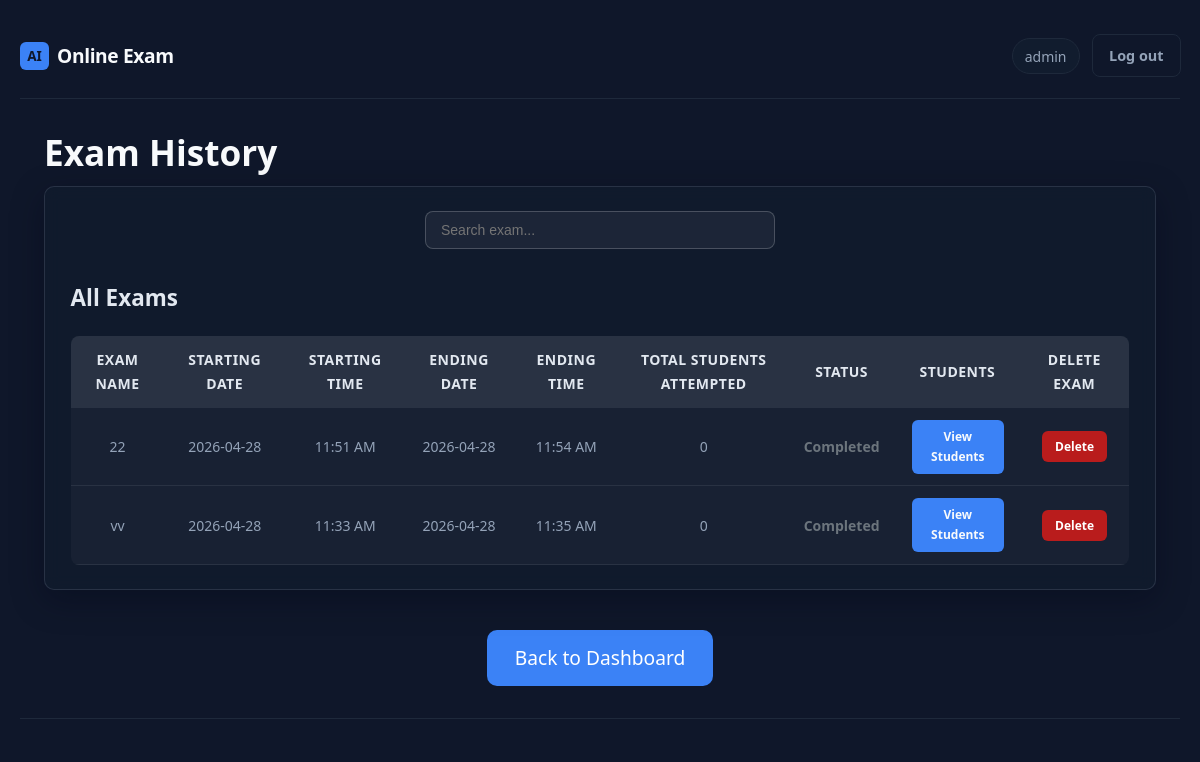
/admin/exam-history (signed in), run on an earlier commit of the app's database.
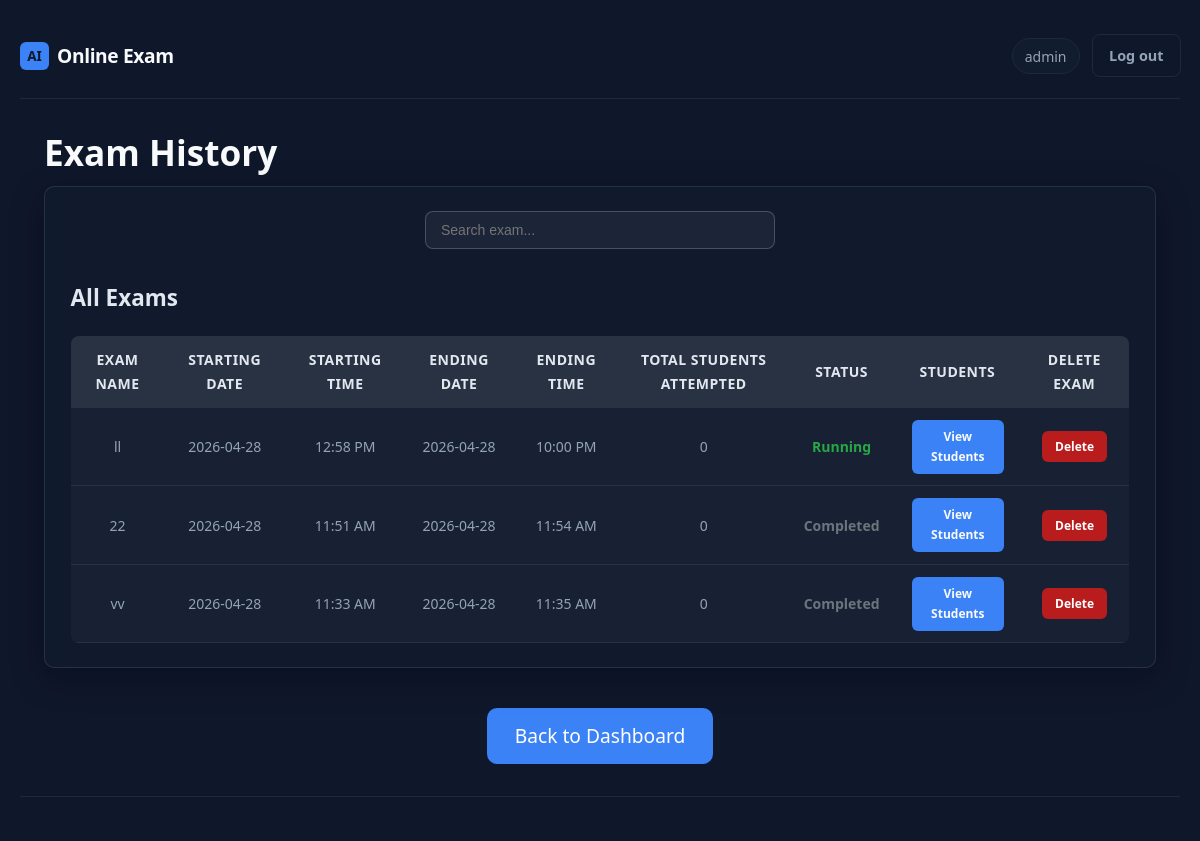
And on a later commit of the database.
### app.py (models this page shows)
class User(db.Model):
    __tablename__ = "users"
    id = db.Column(db.Integer, primary_key=True)
    username = db.Column(db.String(80), unique=True, nullable=False)
    email = db.Column(db.String(120), unique=True, nullable=False)
    password_hash = db.Column(db.String(256), nullable=False)
    roll_number = db.Column(db.String(50), unique=True, nullable=True)
    created_at = db.Column(db.DateTime, default=lambda: datetime.now(timezone.utc))
    is_admin = db.Column(db.Boolean, default=False)
    allow_reattempt = db.Column(db.Boolean, default=False)
    exam_access_enabled = db.Column(db.Boolean, default=True)
    exam_completed = db.Column(db.Boolean, default=False)
    admin_role = db.Column(db.String(20), nullable=True)
    is_blocked = db.Column(db.Boolean, default=False)
    block_reason = db.Column(db.String(255))
    attempts = db.relationship("Attempt", backref="user", lazy=True)

class ExamHistory(db.Model):
    id = db.Column(db.Integer, primary_key=True)
    subject_name = db.Column(db.String(100), nullable=False, default="General Exam")
    start_time = db.Column(db.DateTime, nullable=False)
    end_time = db.Column(db.DateTime, nullable=False)
    created_at = db.Column(db.DateTime, default=lambda: datetime.now(timezone.utc))

### app.py (the view)
@app.route('/admin/exam-history')
@admin_required
def exam_history():
    exams = ExamHistory.query.order_by(ExamHistory.start_time.desc()).all()
    if exams is None:
        exams = []
    current_exam = ExamSchedule.query.first()
    if current_exam:
        student_count = Attempt.query.filter(
            Attempt.started_at >= current_exam.start_time,
            Attempt.started_at <= current_exam.end_time,
            Attempt.status == 'completed'
        ).count()
        current_exam.total_students = student_count
    now = datetime.utcnow() + timedelta(hours=5, minutes=30)
    for exam in exams:
        student_count = Attempt.query.filter(
            Attempt.started_at >= exam.start_time,
            Attempt.started_at <= exam.end_time,
            Attempt.status == 'completed'
        ).count()
        exam.total_students = student_count
        if exam.start_time <= now <= exam.end_time:
            exam.status = "RUNNING"
        elif now > exam.end_time:
            exam.status = "COMPLETED"
        else:
            exam.status = "NOT STARTED"
    return render_template('exam_history.html', exams=exams, now=now)

### app.py (called while the page is built, shortened)
def admin_required(f):
    @wraps(f)
    def decorated(*args, **kwargs):
        if "user_id" not in session:
            return redirect(url_for("admin_login_page"))
        u = db.session.get(User, session["user_id"])
        return f(*args, **kwargs)
    return decorated

### templates/exam_history.html (shortened to what this page needs)
{% extends "base.html" %}
{% block body_class %}page-admin{% endblock %}
{% block content %}
<section class="admin-hero">
  <h1>Exam History</h1>
</section>
<div class="card admin-section">
    <div style="display: flex; justify-content: center; margin-bottom: 20px;">
      <input
        type="text"
        id="examSearch"
        placeholder="Search exam..."
        style="width: 350px; padding: 10px 15px; border: 1px solid rgba(255,255,255,0.2); border-radius: 8px; background: rgba(255,255,255,0.05); color: #e2e8f0; font-size: 14px;"
      >
    </div>
  <h3 style="margin: 30px 0 20px 0; color: #e2e8f0;">All Exams</h3>
  <div class="exams-table">
    <table class="data-table">
      <thead>
        <tr>
          <th>Exam Name</th>
          <th>Starting Date</th>
          <th>Starting Time</th>
          <th>Ending Date</th>
          <th>Ending Time</th>
          <th>Total Students Attempted</th>
          <th>STATUS</th>
          <th>STUDENTS</th>
          <th>DELETE EXAM</th>
        </tr>
      </thead>
      <tbody>
        {% if exams %}
          {% for exam in exams %}
            <tr class="exam-row" data-exam="{{ exam.subject_name or 'Exam' }}" data-date="{{ exam.start_time.strftime('%Y-%m-%d') }}">
              <td>{{ exam.subject_name }}</td>
              <td>{{ exam.start_time.strftime('%Y-%m-%d') }}</td>
              <td>{{ exam.start_time.strftime('%I:%M %p') }}</td>
              <td>{{ exam.end_time.strftime('%Y-%m-%d') }}</td>
              <td>{{ exam.end_time.strftime('%I:%M %p') }}</td>
              <td>{{ exam.total_students or 0 }}</td>
              <td>
                {% if exam.status == "RUNNING" %}
                  <span style="color: #28a745; font-weight:600;">Running</span>
                {% elif exam.status == "COMPLETED" %}
                  <span style="color: #6c757d; font-weight:600;">Completed</span>
                {% else %}
                  <span style="color: #ffc107; font-weight:600;">Not Started</span>
                {% endif %}
              </td>
              <td>
                <a href="{{ url_for('admin_exam_students', exam_id=exam.id) }}" class="btn btn-primary btn-sm">
                  View Students
                </a>
              </td>
              <td>
                <form action="{{ url_for('delete_exam', exam_id=exam.id) }}" method="POST" style="display:inline;">
                  <button type="submit" class="btn btn-danger btn-sm"
                      onclick="return confirm('Delete this exam?');">
                      Delete
                  </button>
                </form>
              </td>
            </tr>
          {% endfor %}
        {% endif %}
      </tbody>
    </table>
  </div>
</div>
<div style="text-align: center; margin-top: 40px;">
  <a href="/admin" class="btn-dashboard">
    Back to Dashboard
  </a>
</div>
{% endblock %}

### templates/base.html (shortened to what this page needs)
<!DOCTYPE html>
<html lang="en">
<head>
  <link rel="stylesheet" href="{{ url_for('static', filename='css/style.css') }}">
</head>
<body class="{% block body_class %}{% endblock %}">
  <div class="app-shell">
    <header class="top-bar">
      <a href="{% if session.get('is_admin') %}{{ url_for('admin_dashboard') }}{% elif session.get('user_id') %}{{ url_for('dashboard') }}{% else %}{{ url_for('login') }}{% endif %}" class="brand">
        <span class="brand-mark">AI</span>
        <span class="brand-text">Online Exam</span>
      </a>
      {% if session.get('user_id') %}
      <nav class="top-nav">
        <span class="user-pill">{{ session.get('username') }}</span>
        <a href="{{ url_for('admin_logout') if session.get('is_admin') else url_for('logout') }}" class="btn btn-ghost">Log out</a>
      </nav>
      {% endif %}
    </header>
    <div class="full-width-wrapper">
      {% block content %}{% endblock %}
    </div>
    <footer class="site-footer">
    </footer>
  </div>
</body>
</html>

### static/css/style.css (style rules this page uses)
:root { --bg: #0f172a; --bg-elevated: #111c2e; --border: #1e293b; --text: #f8fafc; --muted: #94a3b8; --accent: #3b82f6; --accent-dim: #2563eb; --accent-glow: rgba(59, 130, 246, 0.35); --success: #22c55e; --error: #ef4444; --radius: 10px; --font: "Segoe UI", system-ui, -apple-system, sans-serif; }
*, *::before, *::after { box-sizing: border-box; }
body { margin: 0; min-height: 100vh; font-family: var(--font); background: var(--bg); color: var(--text); font-size: 1.2rem; line-height: 1.65; }
a { color: var(--accent); text-decoration: none; }
.app-shell { max-width: 1080px; margin: 0 auto; padding: 1.65rem 1.25rem 2.5rem; min-height: 100vh; display: flex; flex-direction: column; position: relative; z-index: 1; }
.top-bar { display: flex; align-items: center; justify-content: space-between; padding: 0.5rem 0 1.25rem; border-bottom: 1px solid var(--border); margin-bottom: 1.5rem; }
.brand { display: flex; align-items: center; gap: 0.5rem; color: var(--text); text-decoration: none; }
.brand-mark { background: var(--accent); color: #0f172a; font-weight: 700; padding: 0.2rem 0.45rem; border-radius: 6px; font-size: 0.85rem; }
.brand-text { font-weight: 600; letter-spacing: -0.02em; }
.top-nav { display: flex; align-items: center; gap: 0.75rem; }
.user-pill { font-size: 0.875rem; color: var(--muted); padding: 0.35rem 0.75rem; background: var(--bg-elevated); border-radius: 999px; border: 1px solid var(--border); }
.site-footer { margin-top: 2rem; padding-top: 1rem; border-top: 1px solid var(--border); font-size: 0.8rem; color: var(--muted); text-align: center; }
.card { background: rgba(17, 28, 46, 0.72); border: 1px solid rgba(148, 163, 184, 0.18); border-radius: var(--radius); padding: 1.5rem 1.6rem; box-shadow: 0 10px 32px rgba(2, 6, 23, 0.35); backdrop-filter: blur(8px); -webkit-backdrop-filter: blur(8px); transition: transform 0.2s ease, box-shadow 0.2s ease, border-color 0.2s ease; }
.btn { display: inline-flex; align-items: center; justify-content: center; padding: 0.55rem 1rem; border-radius: 8px; font-size: 0.9rem; font-weight: 600; border: 1px solid transparent; cursor: pointer; font-family: inherit; transition: background 0.15s, border-color 0.15s; }
.btn-primary { background: var(--accent); color: #f8fafc; }
.btn-danger { background: #b91c1c; color: #fff; }
.btn-ghost { background: transparent; color: var(--muted); border-color: var(--border); }
.data-table { width: 100%; border-collapse: collapse; font-size: 0.875rem; }
.data-table th, .data-table td { text-align: center !important; vertical-align: middle; padding: 0.5rem 0.65rem; border-bottom: 1px solid var(--border); }
.data-table th:first-child, .data-table td:first-child { text-align: left; }
.data-table td:nth-child(5), .data-table td:nth-child(6) { text-align: center; }
.data-table th { color: var(--muted); font-weight: 500; }
.admin-hero h1 { margin: 0 0 0.35rem; font-size: 2.2rem; font-weight: 800; }
body.page-admin-portal, body.page-admin-login, body.page-admin { background: #0f172a; }
.btn, .btn-primary, .btn-outline, button, a.btn, a.btn-primary, a.btn-outline { transition: all 0.25s ease; position: relative; }
.dash-stat-card, .card, .highlight-card { transition: all 0.25s ease; }
.btn, button { will-change: transform; }

### templates/base.html (style rules this page uses)
body { margin: 0; padding: 0; }
html, body { width: 100%; overflow-x: hidden; }
.app-shell { width: 100%; max-width: 100%; }
.full-width-wrapper { width: 100%; max-width: 100%; padding-left: 24px; padding-right: 24px; }

### templates/exam_history.html (style rules this page uses)
.exams-table { width: 100%; border-collapse: collapse; background: rgba(255,255,255,0.03); border-radius: 8px; overflow: hidden; }
.exams-table th, .exams-table td { padding: 12px 16px; text-align: left; border-bottom: 1px solid rgba(255,255,255,0.08); transition: all 0.2s ease; }
.exams-table th { background: rgba(255,255,255,0.08); font-weight: 600; color: #e2e8f0; font-size: 14px; text-transform: uppercase; letter-spacing: 0.5px; }
.exams-table td { color: #94a3b8; font-size: 14px; }
.btn-sm { padding: 6px 12px; font-size: 12px; border-radius: 6px; transition: all 0.2s ease; }
.btn-dashboard { display: inline-block; padding: 12px 28px; background: #3b82f6; color: white; border-radius: 10px; text-decoration: none; transition: 0.2s ease; font-weight: 500; }

What changed in the data, as far as the page shows it:
added ExamHistory: subject_name "ll", start_time "2026-04-28", start_time "12:58 PM", end_time "2026-04-28", end_time "10:00 PM", total_students "0", shows "Running"
